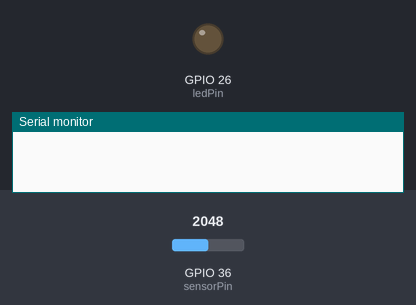
Simulated run of this sketch. Board: ESP32. Parts: output pins drawn as LEDs (lit = HIGH), the last lines printed to the serial monitor. The test bench sets the inputs (shaded band); at power-on: GPIO 36 (sensorPin) = 2048.

Above: at 0.1 s.
At 0.6 s:
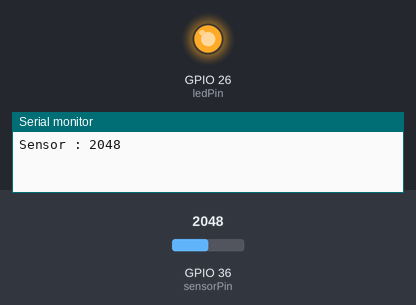
Timing chart, 0 to 2.1 s (numbered marks = the images above):
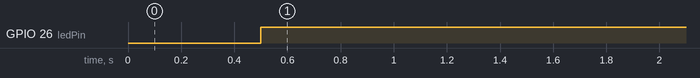

The sketch:

PhotoresistorTesting.ino
```cpp
// THIS WORKS DON'T CHANGE IT
/* Photocell controlling lamp program */
// Constants
#define DELAY 500 // Delay between two measurements in ms
#define MIN_RAW 0 // Analog minimum value
#define MAX_RAW 500 // Analog maximum value
#define MIN_CMD 0 // Digital minimum value
#define MAX_CMD 255 // Digital maximum value

// Parameters
const int sensorPin = A0; // Pin connected to sensor
const int ledPin = 26; // Pin connected to sensor

//Variables
int sensorVal; // Analog value from the sensor
int cmd; //Led command value

//Main
void setup(void) {
  Serial.begin(9600);
  pinMode(ledPin,OUTPUT);
}

void loop(void) {
  sensorVal = analogRead(sensorPin);
  //cmd=sensorToLed(sensorVal);
  //analogWrite(ledPin,cmd);
  delay(DELAY);
  Serial.print("Sensor : ");
  Serial.println(sensorVal);
  //Serial.print("Command : ");
  //Serial.println(cmd);

  if(sensorVal >= 200)
  {
    digitalWrite(ledPin, HIGH);
  }
  else
  {
    digitalWrite(ledPin, LOW);
  }
}

//Functions
//int sensorToLed(int raw){
  // The LED shine when the room is dark
  //int val = map(sensorVal, 0, 500, 255, 0);
  //val=max(val,MIN_CMD);
  //val=min(val,MAX_CMD);
  //return val;
//}
```

Measured:
- by itself, GPIO 26 (ledPin): LOW → HIGH at 0.50 s
